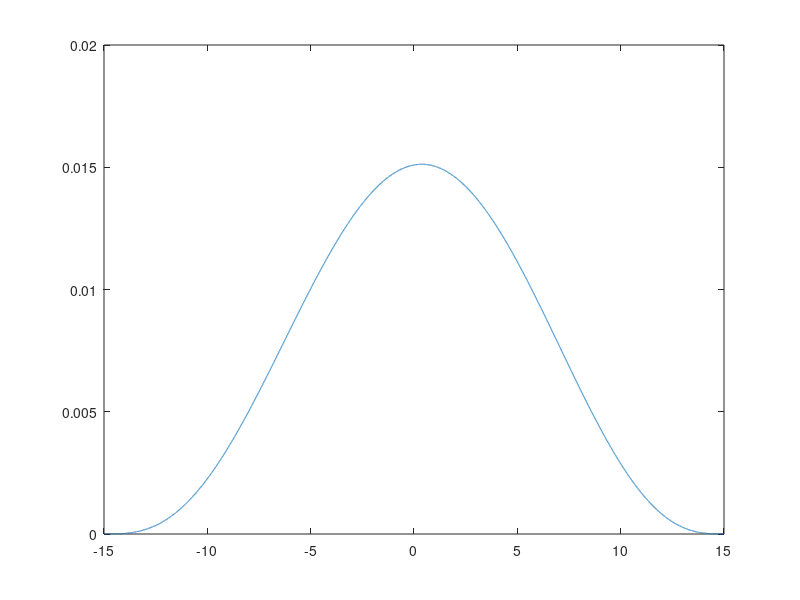

Recreate this plot in MATLAB.

a=4.1
b=3.95
C=((a-1)/(a+b+2))^(a-1)*((b-1)/(a+b+2))^(b-1)

t=(-15:.001:15)';
y=((t/30+.5).^(a-1)).*((-t/30+.5).^(b-1));
%t=(0:.01:1)'
%y=((t).^(a-1)).*((1-t).^(b-1));

xmax = (a-1)/(a+b-2)
mx =((xmax).^(a-1)).*((1-xmax).^(b-1))

figure
plot(t,y)